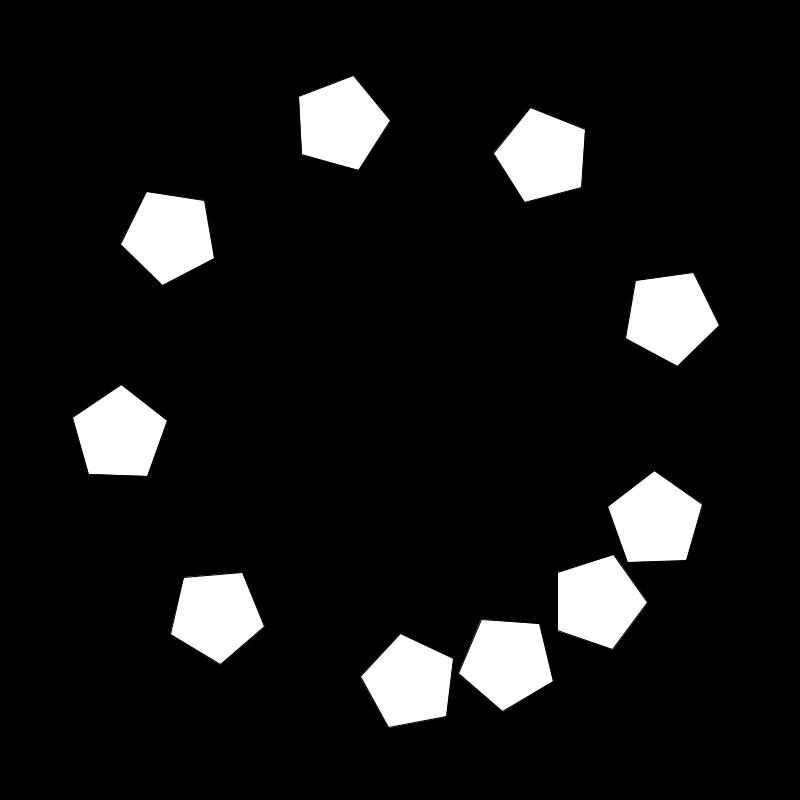
Frame 1 (no input)
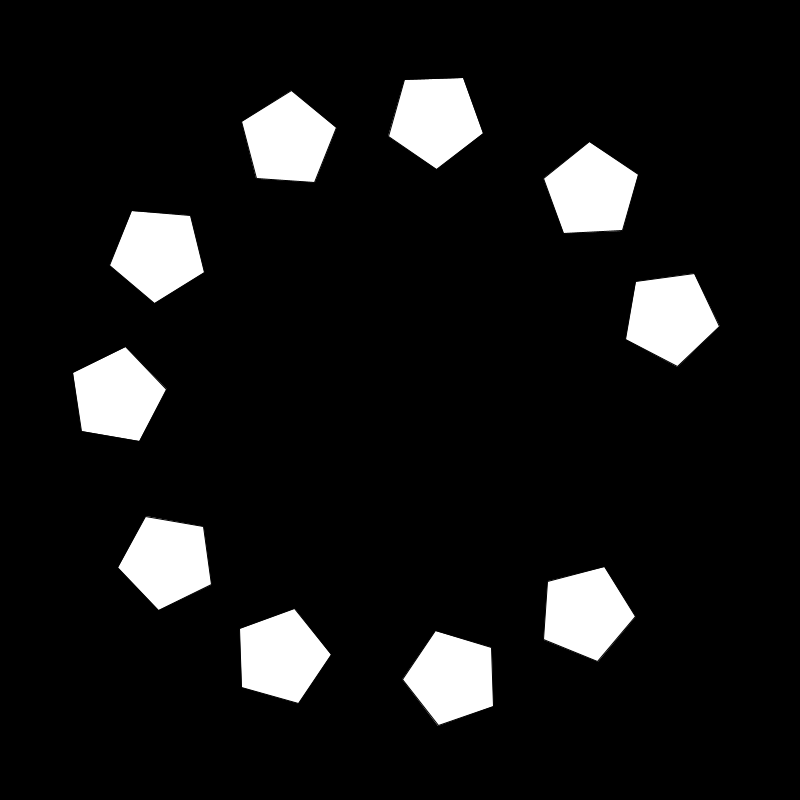
Frame 60 (the mouse pressed at the canvas centre just before this capture)
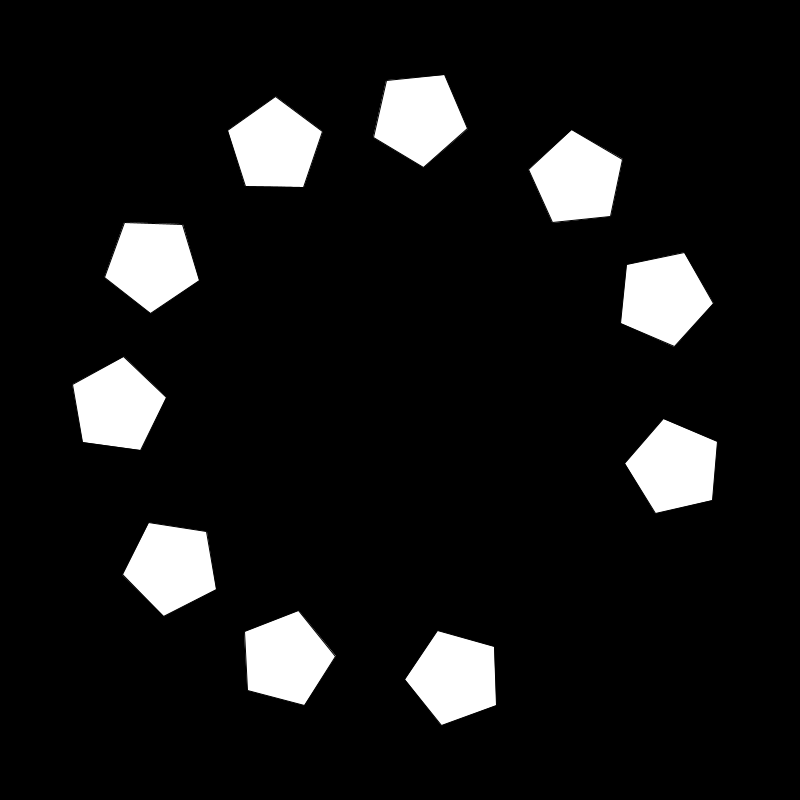
Frame 120 (the mouse held since frame 60 and released just before this capture)

The Processing sketch that drew these frames (run headless with seeded random() and noise(); from frame 60 on, the mouse is pressed at the canvas centre):

// Processing sketch: processing_93186
// ── processing_93186.pde

void setup ()
{ size (800,800);
}

float licznik = 0;

void nowaFunkcja (float r)
{
 rectMode (CENTER);
  drawShape (200, 200, 50, 5); 
    rotate (PI/r);
    if (PI/r>height/2)
    {
      fill (100, 128, 20);}
}

void draw ()

{
  background (0);
  translate (400,400);
  licznik+=0.01;
  rotate(licznik);
  
  for (int i=0; i<10; i++)
  nowaFunkcja (7*noise(frameCount*0.01));
  
}

void drawShape(float x, float y, float r, int numberOfVertices)
{
  pushMatrix();                  //zapamietaj obecne polozenie ukladu wspolrzednych
  translate(x,y);
  float angle = 2*PI/numberOfVertices;
  beginShape();                  //rozpocznij tworzenie ksztaltu
  for(int i = 0; i <= numberOfVertices; i++)
  {
    float vx = r * cos(angle * i);
    float vy = r * sin(angle * i);
    vertex(vx ,vy);              //dodaj wierzcholek do ksztaltu o wspolrzednej (x,y)
  }
  endShape();                    //zakończ tworzenie kształtu
   
  popMatrix();                   //przywroc zapamietane polozenie ukladu wspolrzednych
}
